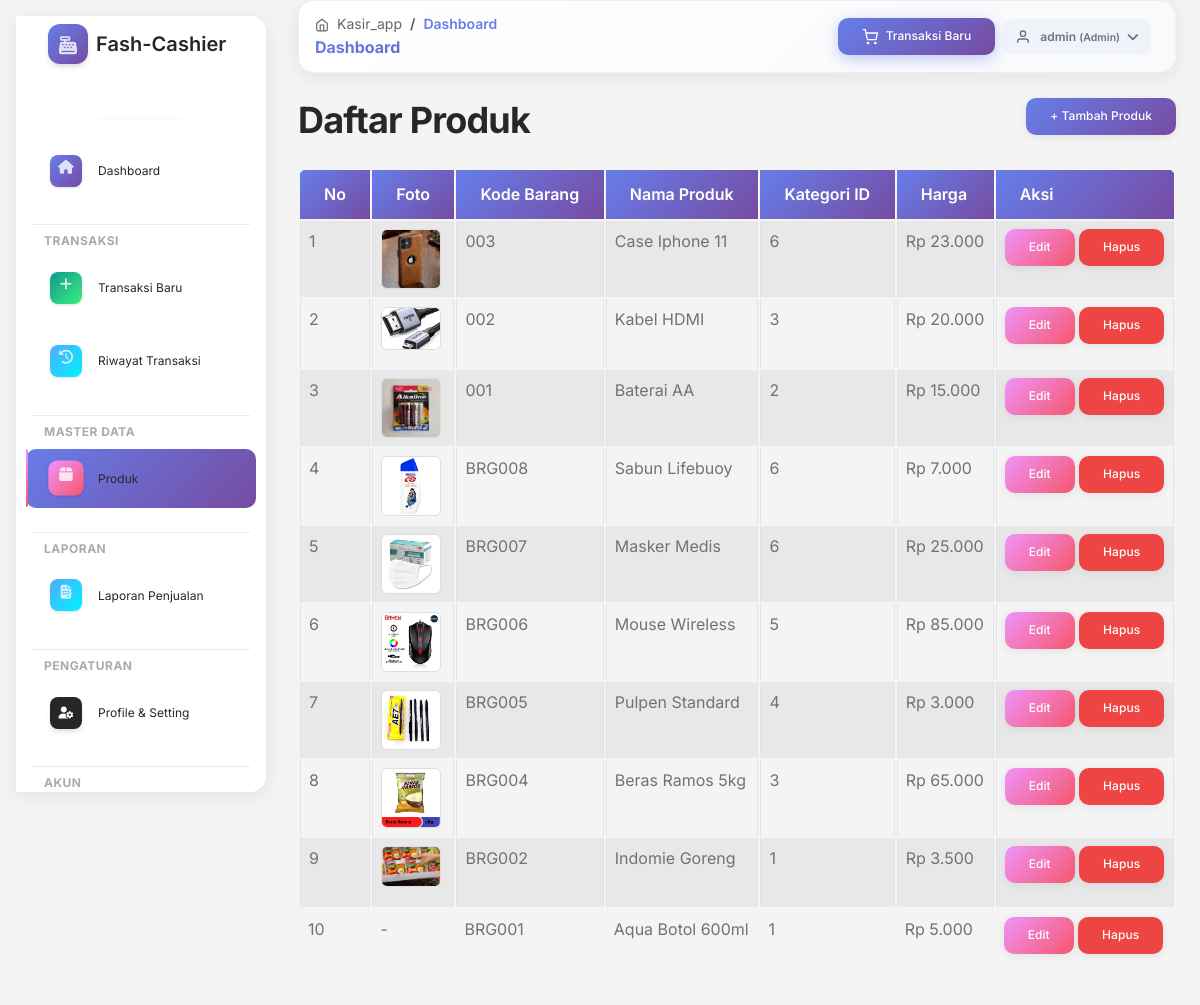
The app's page /produk/index.php (signed in) with its own data.
### tables this page shows
CREATE TABLE `produk` (
  `id` int(11) NOT NULL,
  `kode_barang` varchar(20) NOT NULL,
  `nama_produk` varchar(100) NOT NULL,
  `kategori_id` int(11) NOT NULL,
  `harga` int(11) NOT NULL,
  `foto` varchar(255) DEFAULT NULL
);

### produk/index.php (the view, shortened to what this page needs)
<?php
require_once '../config/database.php';
$result = mysqli_query($connection, "SELECT * FROM produk ORDER BY id DESC");
?>
<?php include '../views/'.$THEME.'/header.php'; ?>
<?php include '../views/'.$THEME.'/sidebar.php'; ?>
<?php include '../views/'.$THEME.'/topnav.php'; ?>
<?php include '../views/'.$THEME.'/upper_block.php'; ?>
<div class="d-flex justify-content-between align-items-center mb-3">
    <h2>Daftar Produk</h2>
    <a href="add.php" class="btn btn-primary">+ Tambah Produk</a>
</div>
<?php if (mysqli_num_rows($result) > 0): ?>
    <div class="table-responsive">
        <table class="table table-striped table-bordered">
            <thead class="table-dark">
                <tr>
                    <th>No</th>
                    <th>Foto</th>
                    <th>Kode Barang</th>
                    <th>Nama Produk</th>
                    <th>Kategori ID</th>
                    <th>Harga</th>
                    <th>Aksi</th>
                </tr>
            </thead>
            <tbody>
                <?php
                $no = 1;
                while ($row = mysqli_fetch_assoc($result)):
                    $foto = $row['foto'];
                ?>
                    <tr>
                        <td><?= $no++ ?></td>
                        <td>
                            <?php if (!empty($foto) && file_exists($_SERVER['DOCUMENT_ROOT'] . '/fash-cashier/uploads/produk/' . $foto)): ?>
                                <img src="<?= UPLOAD_DIR_PRODUK . htmlspecialchars($foto) ?>"
                                     width="60"
                                     style="border-radius:6px; border:1px solid #ddd;"
                                     onerror="this.style.display='none'">
                            <?php else: ?>
                                <em>-</em>
                            <?php endif; ?>
                        </td>
                        <td><?= htmlspecialchars($row['kode_barang']) ?></td>
                        <td><?= htmlspecialchars($row['nama_produk']) ?></td>
                        <td><?= htmlspecialchars($row['kategori_id']) ?></td>
                        <td>Rp <?= number_format((int)$row['harga'], 0, ',', '.') ?></td>
                        <td>
                            <a href="edit.php?id=<?= $row['id'] ?>" class="btn btn-sm btn-warning">Edit</a>
                            <a href="delete.php?id=<?= $row['id'] ?>" class="btn btn-sm btn-danger" onclick="return confirm('Yakin hapus produk ini?')">Hapus</a>
                        </td>
                    </tr>
                <?php endwhile; ?>
            </tbody>
        </table>
    </div>
<?php else: ?>
    <div class="alert alert-info">Belum ada data produk.</div>
<?php endif; ?>
<?php include '../views/'.$THEME.'/lower_block.php'; ?>
<?php include '../views/'.$THEME.'/footer.php'; ?>

### records on screen
produk: foto (picture), kode_barang "003", nama_produk "Case Iphone 11", kategori "6", harga "23.000"
produk: foto (picture), kode_barang "002", nama_produk "Kabel HDMI", kategori "3", harga "20.000"
produk: foto (picture), kode_barang "001", nama_produk "Baterai AA", kategori "2", harga "15.000"
produk: foto (picture), kode_barang "BRG008", nama_produk "Sabun Lifebuoy", kategori "6", harga "7.000"
produk: foto (picture), kode_barang "BRG007", nama_produk "Masker Medis", kategori "6", harga "25.000"
produk: foto (picture), kode_barang "BRG006", nama_produk "Mouse Wireless", kategori "5", harga "85.000"
produk: foto (picture), kode_barang "BRG005", nama_produk "Pulpen Standard", kategori "4", harga "3.000"
produk: foto (picture), kode_barang "BRG004", nama_produk "Beras Ramos 5kg", kategori "3", harga "65.000"
produk: foto (picture), kode_barang "BRG002", nama_produk "Indomie Goreng", kategori "1", harga "3.500"
produk: kode_barang "BRG001", nama_produk "Aqua Botol 600ml", kategori "1", harga "5.000"

### other values on screen
$page_title "Dashboard"
$_SESSION['username'] "admin"
$_SESSION['role'] "Admin"
